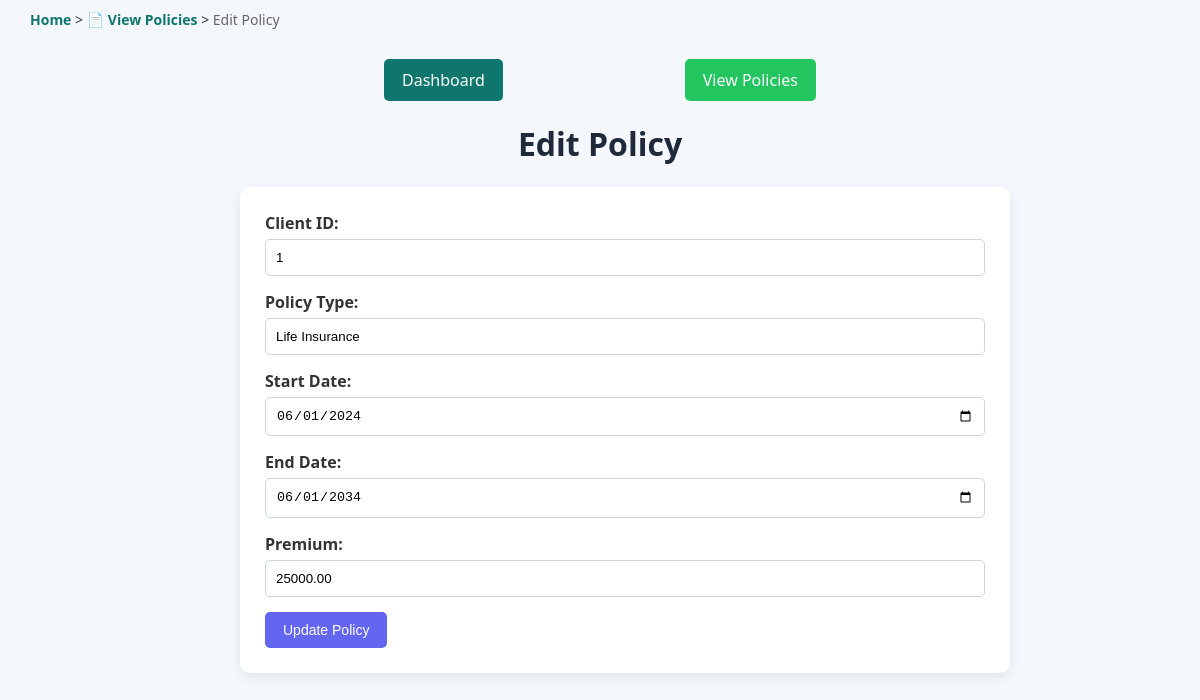
Screenshot of /policies/edit_policies.php?id=1 with the database file from the repository.
### tables this page shows
CREATE TABLE policies ( policy_id INT AUTO_INCREMENT PRIMARY KEY, client_id INT NOT NULL, policy_type VARCHAR(100) NOT NULL, start_date DATE NOT NULL,
 end_date DATE NOT NULL, premium DECIMAL(10,2) NOT NULL, FOREIGN KEY (client_id) REFERENCES clients(client_id) ON DELETE CASCADE );

### policies/edit_policies.php (the view, shortened to what this page needs)
<?php include '../db_config.php'; ?>
<?php
if (isset($_GET['id'])) {
    $policy_id = $_GET['id'];
    $sql = "SELECT * FROM policies WHERE policy_id = $policy_id";
    $result = $conn->query($sql);
    $policy = $result->fetch_assoc();
}
?>
<!DOCTYPE html>
<html lang="en">
<head>
<link rel="stylesheet" href="../styles.css">
</head>
<body>
<div class="breadcrumb">
<a href="../index.php">Home</a>
>
<a href="view_policies.php">📄 View Policies</a>
>
<span>Edit Policy</span>
</div>
<div class="form-container">
<div class="action-bar">
<a href="../index.php" class="back-button">
Dashboard
</a>
<a href="view_policies.php" class="add-button">
View Policies
</a>
</div>
<h1>Edit Policy</h1>
    <form method="POST">
        <label>Client ID:</label>
        <input type="number" name="client_id" value="<?php echo $policy['client_id']; ?>" required><br>
        <label>Policy Type:</label>
        <input type="text" name="policy_type" value="<?php echo $policy['policy_type']; ?>" required><br>
        <label>Start Date:</label>
        <input type="date" name="start_date" value="<?php echo $policy['start_date']; ?>" required><br>
        <label>End Date:</label>
        <input type="date" name="end_date" value="<?php echo $policy['end_date']; ?>" required><br>
        <label>Premium:</label>
        <input type="text" name="premium" value="<?php echo $policy['premium']; ?>" required><br>
       <button class="update-btn" name="update">
Update Policy
</button>
    </form>
</div>
</body>
</html>

### styles.css (style rules this page uses)
:root { --primary:#0f766e; --secondary:#1e293b; --success:#22c55e; --warning:#6366f1; --danger:#ef4444; --light:#f4f7fb; --text:#333; --border:#d1d5db; --shadow:0 4px 12px rgba(0,0,0,0.08); }
body { font-family:Segoe UI,sans-serif; margin:0; background:var(--light); color:var(--text); }
h1 { text-align:center; color:var(--secondary); }
.form-container { width:60%; margin:20px auto; }
form { width:100%; padding:25px; background:white; border-radius:10px; box-shadow:var(--shadow); margin:0; }
label { display:block; margin-bottom:5px; font-weight:600; }
input, select, textarea { width:100%; padding:10px; margin-bottom:15px; border:1px solid var(--border); border-radius:5px; box-sizing:border-box; }
.action-bar { width:60%; margin:20px auto; display:flex; justify-content:space-between; align-items:center; margin-bottom:20px; }
.breadcrumb { width:95%; margin:auto; padding:10px 0; font-size:14px; }
.breadcrumb a { text-decoration:none; color:var(--primary); font-weight:600; }
.breadcrumb span { color:#666; }
button { border:none; padding:10px 18px; border-radius:5px; color:white; cursor:pointer; font-size:14px; transition:0.3s; }
.back-button { display:inline-block; padding:10px 18px; background:#0f766e; color:white; text-decoration:none; border-radius:5px; transition:0.3s; }
.add-button { display:inline-block; padding:10px 18px; background:#22c55e; color:white; text-decoration:none; border-radius:5px; transition:0.3s; }
.update-btn { display:inline-block; padding:10px 18px; background:#6366f1; color:white; border:none; border-radius:5px; cursor:pointer; transition:0.3s; }

### rows the page displays
policies: client_id "1", policy_type "Life Insurance", start_date "06/01/2024", end_date "06/01/2034", premium "25000.00"
